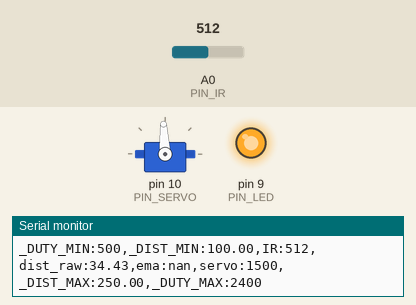
A sketch run on a simulated Arduino Uno, built with avr-gcc and run on an emulated ATmega328P. Shown: servo, output pins drawn as LEDs (lit = HIGH), the last lines printed to the serial monitor. The inputs (shaded band) are chosen by the test bench; at power-on: A0 (PIN_IR) = 512.

Above: at 1.2 s.
1.3 s: A0 (PIN_IR) set to 355
2.8 s: A0 (PIN_IR) set to 338
At 4.0 s:
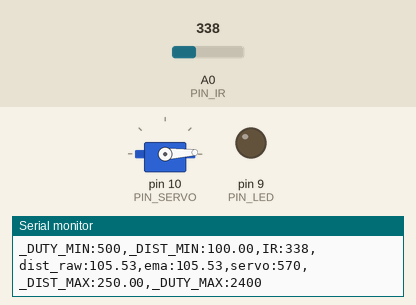
4.3 s: A0 (PIN_IR) set to 306
At 5.2 s:
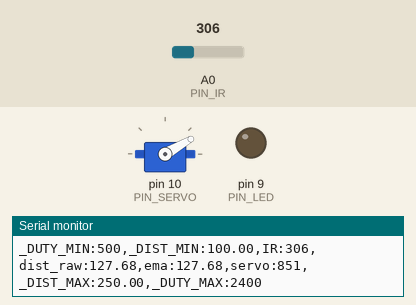
6.2 s: A0 (PIN_IR) set to 240
At 7.0 s:
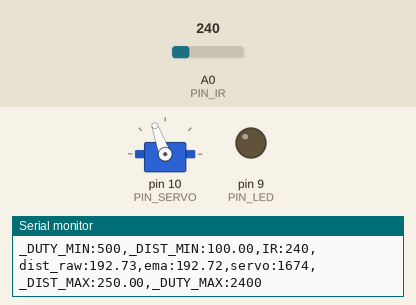
8.2 s: A0 (PIN_IR) set to 122
At 9.4 s:
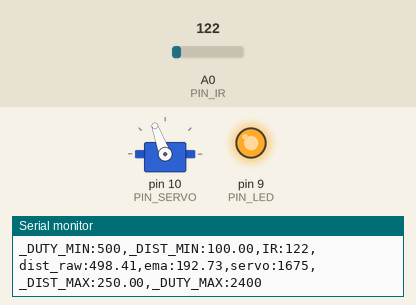
9.7 s: A0 (PIN_IR) set to 195
11.2 s: A0 (PIN_IR) set to 211
At 12.1 s:
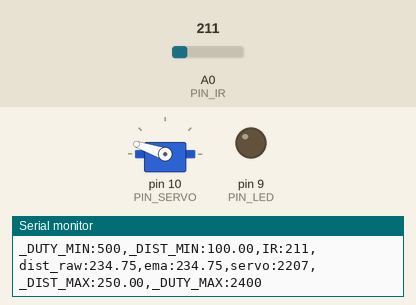
Timing chart, 0 to 14.0 s (numbered marks = the images above; inputs shaded):
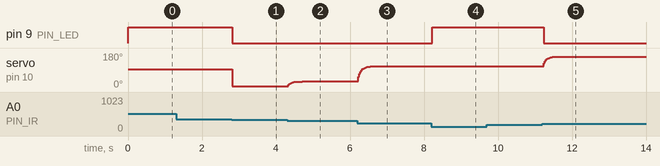

Measured:
- the behaviour switches between 348 and 347 on A0 (PIN_IR) (found by bisection; images 0 and 1)
- the behaviour switches between 202 and 203 on A0 (PIN_IR) (found by bisection; images 4 and 5)
- after the input at 2.8 s, pin 9 (PIN_LED): HIGH → LOW at once; servo on pin 10 (PIN_SERVO): 93° → 3° at once
- after the input at 4.3 s, servo on pin 10 (PIN_SERVO): moves from 3° to 30° over 0.39 s, starting at once
- after the input at 6.2 s, servo on pin 10 (PIN_SERVO): moves from 30° to 110° over 0.54 s, starting at once
- after the input at 8.2 s, pin 9 (PIN_LED): LOW → HIGH at once
- after the input at 11.2 s, pin 9 (PIN_LED): HIGH → LOW at once; servo on pin 10 (PIN_SERVO): moves from 110° to 161° over 0.33 s, starting at once

The sketch:

17_example_33.ino
```cpp
#include <Servo.h>

#define PIN_LED 9
#define PIN_SERVO 10
#define PIN_IR A0

#define _DUTY_MIN 500
#define _DUTY_NEU 1500
#define _DUTY_MAX 2400

#define INTERVAL_MS 30
#define EMA_ALPHA 0.30f
#define RANGE_MIN_MM 100.0f
#define RANGE_MAX_MM 250.0f

Servo servo;
unsigned long t_prev = 0;
float dist_ema = NAN;
int last_duty = _DUTY_NEU;
bool have_valid = false;

static inline float clamp(float x, float lo, float hi){ return x<lo?lo:(x>hi?hi:x); }

static inline float ir_adc_to_mm(int a_value){
  return (6762.0f/(float)(a_value-9)-4.0f)*10.0f-60.0f;
}

static inline int angle_to_duty_us(float deg){
  deg = clamp(deg,0.0f,180.0f);
  float t = deg/180.0f;
  return (int)((_DUTY_MIN + (_DUTY_MAX - _DUTY_MIN)*t) + 0.5f);
}

static inline float mm_to_angle(float mm){
  float t = (mm - RANGE_MIN_MM) / (RANGE_MAX_MM - RANGE_MIN_MM);
  t = clamp(t,0.0f,1.0f);
  return 180.0f * t;
}

void setup(){
  pinMode(PIN_LED,OUTPUT);
  digitalWrite(PIN_LED,HIGH);
  servo.attach(PIN_SERVO);
  servo.writeMicroseconds(_DUTY_NEU);
  Serial.begin(1000000);
  t_prev = millis();
}

void loop(){
  unsigned long now = millis();
  if(now - t_prev < INTERVAL_MS) return;
  t_prev = now;

  int a_value = analogRead(PIN_IR);
  float dist_raw = ir_adc_to_mm(a_value);
  bool in_range = (dist_raw>=RANGE_MIN_MM && dist_raw<=RANGE_MAX_MM);

  if(in_range){
    if(isnan(dist_ema)) dist_ema = dist_raw;
    else dist_ema = EMA_ALPHA*dist_raw + (1.0f-EMA_ALPHA)*dist_ema;

    float angle = mm_to_angle(dist_ema);
    int duty = angle_to_duty_us(angle);
    servo.writeMicroseconds(duty);
    last_duty = duty;
    have_valid = true;
    digitalWrite(PIN_LED,LOW);
  } else {
    digitalWrite(PIN_LED,HIGH);
  }

  Serial.print("_DUTY_MIN:"); Serial.print(_DUTY_MIN);
  Serial.print(",_DIST_MIN:"); Serial.print(RANGE_MIN_MM);
  Serial.print(",IR:"); Serial.print(a_value);
  Serial.print(",dist_raw:"); Serial.print(dist_raw,2);
  Serial.print(",ema:"); Serial.print(dist_ema,2);
  Serial.print(",servo:"); Serial.print(have_valid ? last_duty : _DUTY_NEU);
  Serial.print(",_DIST_MAX:"); Serial.print(RANGE_MAX_MM);
  Serial.print(",_DUTY_MAX:"); Serial.print(_DUTY_MAX);
  Serial.println("");
}
```
